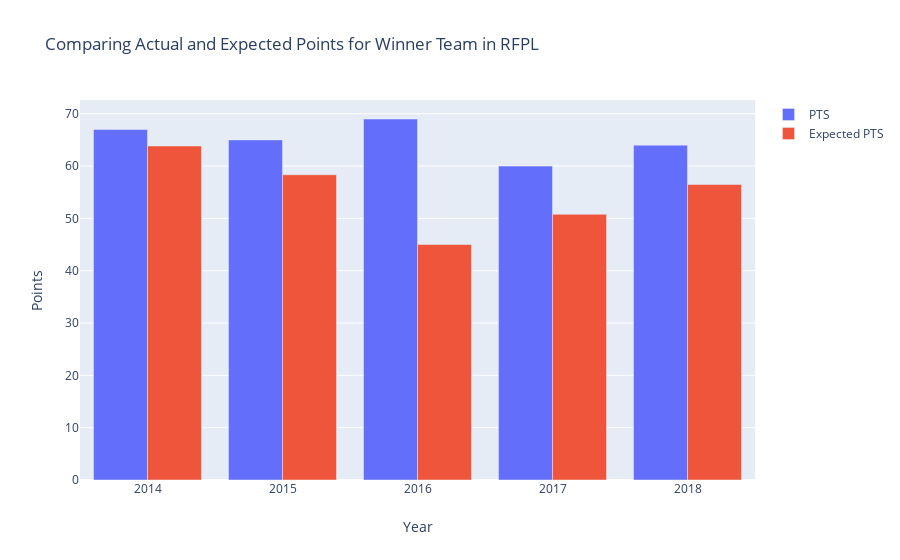

Notebook code for this chart:
### Code cell
pts = go.Bar(x = years, y = first_place['pts'][first_place['league'] == 'RFPL'], name = 'PTS')
xpts = go.Bar(x = years, y = first_place['xpts'][first_place['league'] == 'RFPL'], name = 'Expected PTS')

data = [pts, xpts]

layout = go.Layout(
    barmode='group',
    title="Comparing Actual and Expected Points for Winner Team in RFPL",
    xaxis={'title': 'Year'},
    yaxis={'title': "Points",
    }
)

fig = go.Figure(data=data, layout=layout)
py.iplot(fig)

### Figure 1 — Plotly figure (JSON) as saved in the notebook; plotly's stock layout.template omitted (floating-point values rounded to 4 significant figures)
{"data": [{"name": "PTS", "type": "bar", "x": [2014, 2015, 2016, 2017, 2018], "y": [67, 65, 69, 60, 64]}, {"name": "Expected PTS", "type": "bar", "x": [2014, 2015, 2016, 2017, 2018], "y": [63.84, 58.35, 45.0, 50.79, 56.47]}], "layout": {"barmode": "group", "title": {"text": "Comparing Actual and Expected Points for Winner Team in RFPL"}, "xaxis": {"title": {"text": "Year"}}, "yaxis": {"title": {"text": "Points"}}}}
